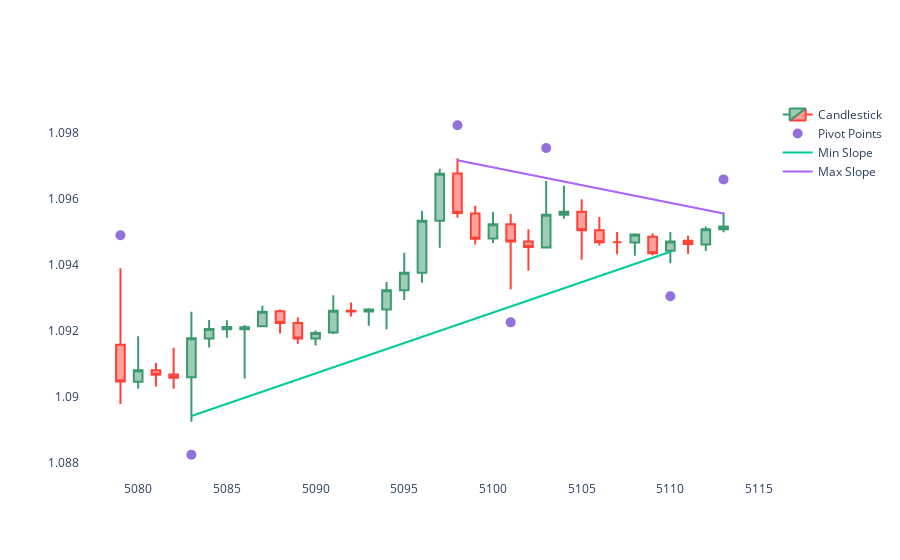

The notebook cell this image was saved under:
### Code cell
detect_flag(5118, 35, 4, plot_flag=True) # check flag for a single candle
